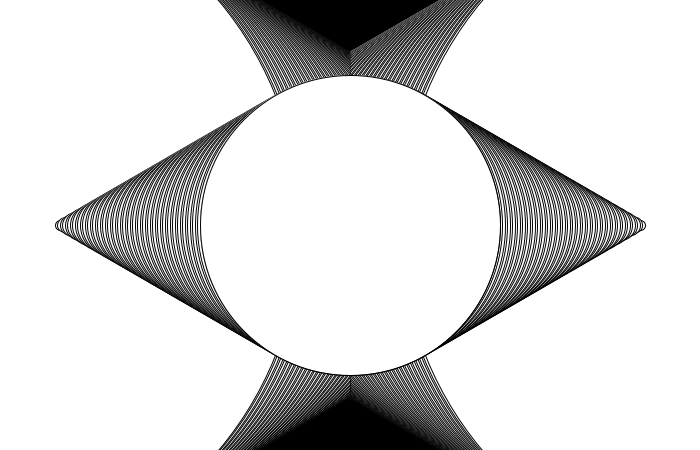
Frame 1 (no input)
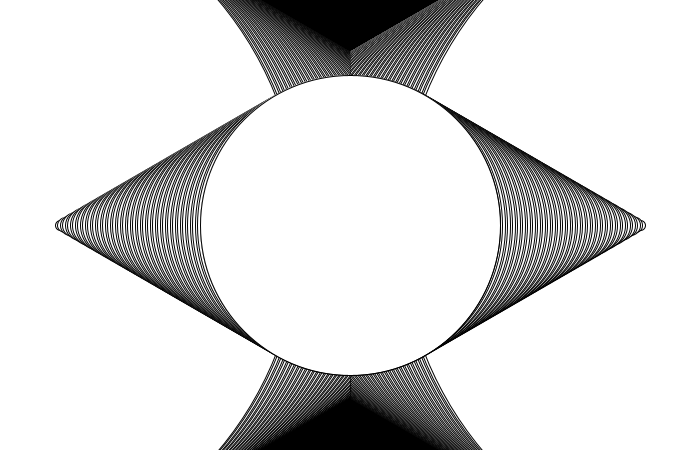
Frame 60 (the mouse pressed at the canvas centre just before this capture)
Frame 120 (the mouse held since frame 60 and released just before this capture): identical to frame 60, image omitted

The Processing sketch that drew these frames (run headless with seeded random() and noise(); from frame 60 on, the mouse is pressed at the canvas centre):

// Processing sketch: processing_61254
// ── processing_61254.pde

void setup() {
  size(700, 450);
  background(0);
  smooth();
  frameRate(10);
}

void draw() {
  for (int i = 10; i <= 700; i = i+5) {
    ellipse(50+i, height/2, i, i);
    ellipse(650-i, height/2, -i, -i);
  }
  for (int i = 10; i <= 300; i = i+5) {
    ellipse(50+i, height/2, i, i);
    ellipse(650-i, height/2, -i, -i);
  }
  
   }
   


  // for(int j = 10; j <= width; j = j/2){
  // ellipse
